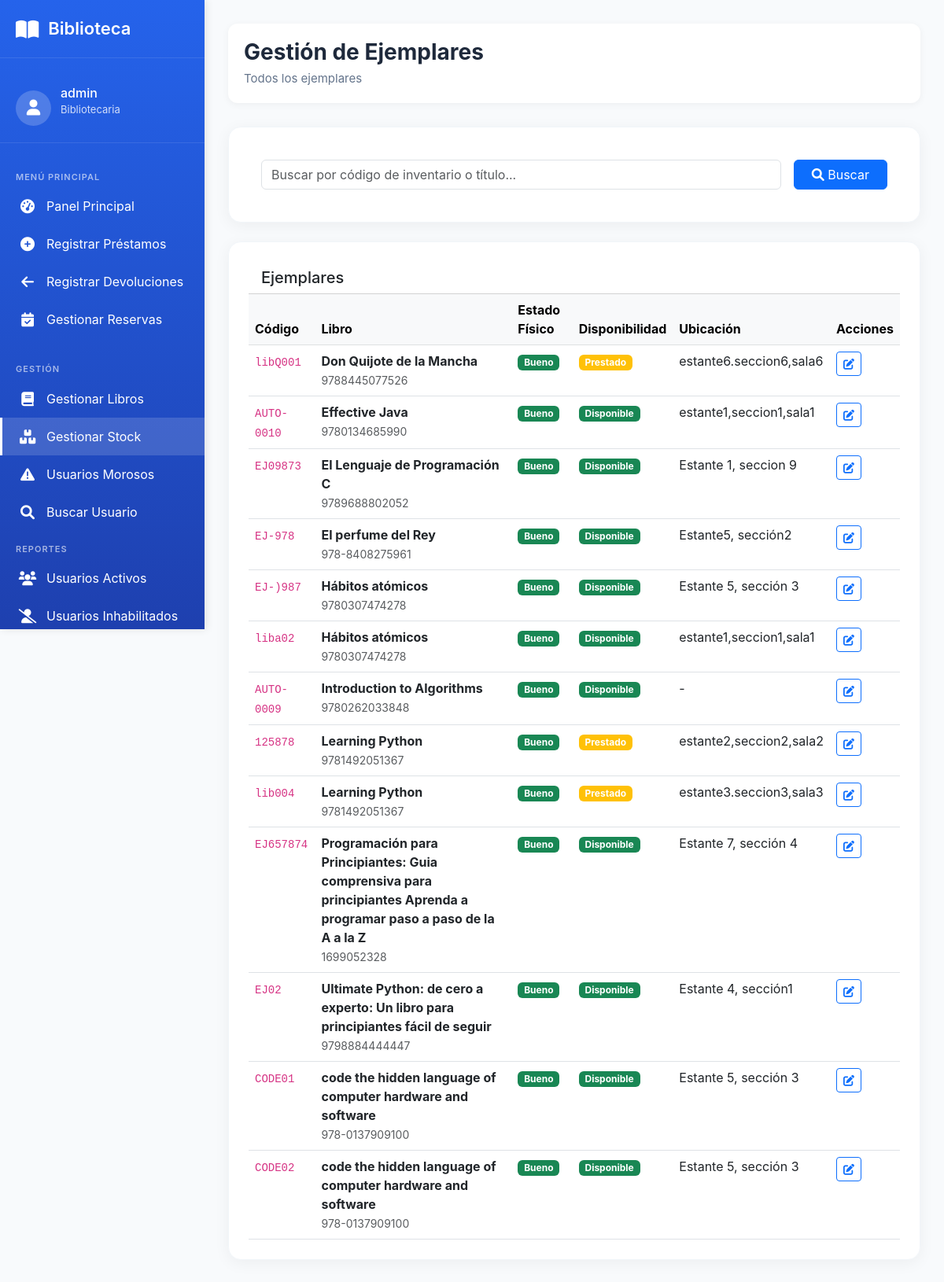
The app's page /catalogo/gestion/ejemplares/ (signed in), older data.
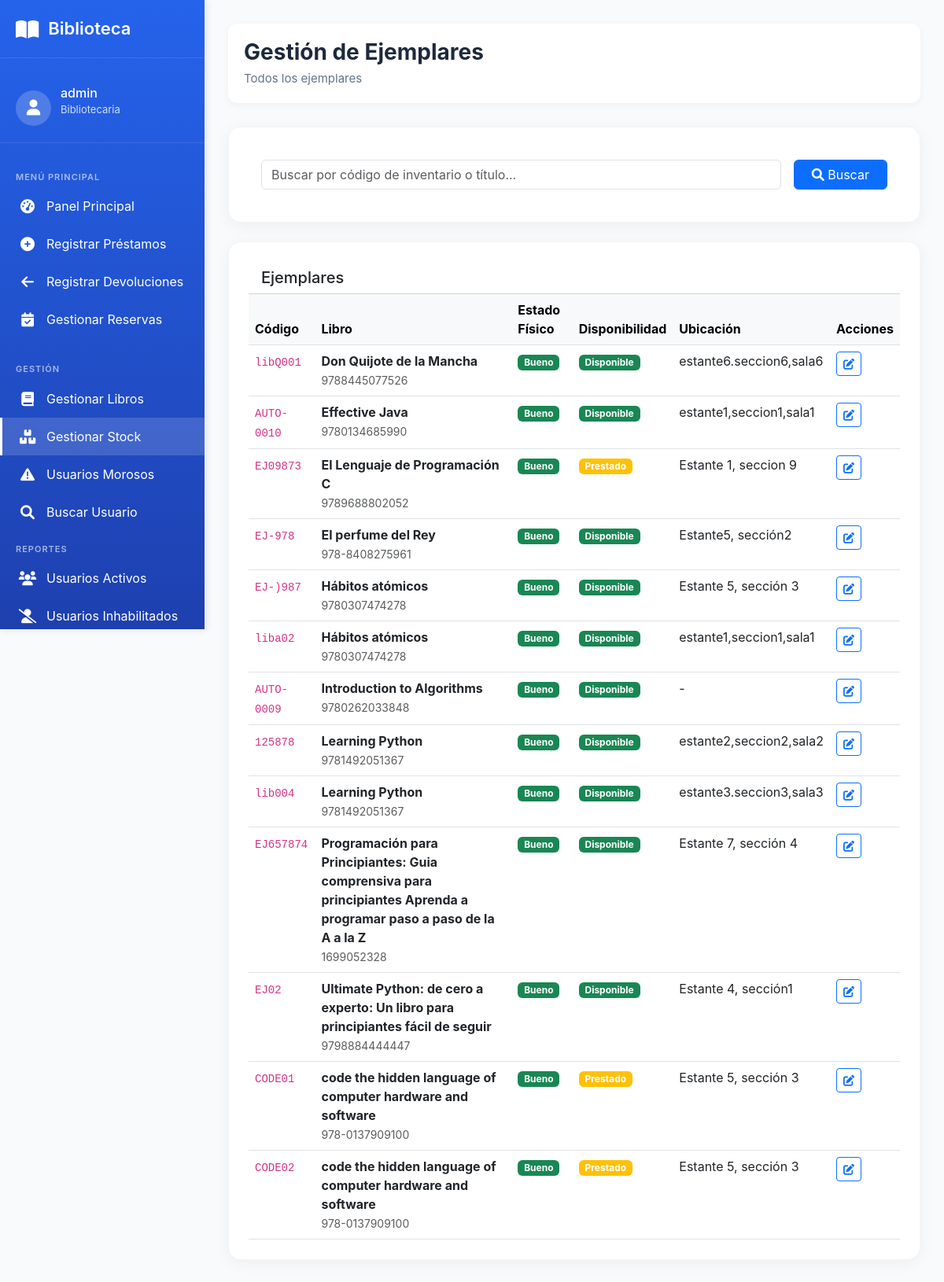
The same page, newer data.
### catalogo/models.py (models this page shows, shortened)
class Ejemplar(models.Model):
    ESTADO_FISICO_CHOICES = [
        ('BUENO', 'Bueno'),
        ('REGULAR', 'Regular'),
        ('MALO', 'Malo'),
        ('DANADO', 'Dañado'),
        ('PERDIDO', 'Perdido'),
    ]
    DISPONIBILIDAD_CHOICES = [
        ('DISPONIBLE', 'Disponible'),
        ('PRESTADO', 'Prestado'),
        ('RESERVADO', 'Reservado'),
        ('EN_REPARACION', 'En reparación'),
    ]
    libro = models.ForeignKey(
        'Libro',
        on_delete=models.PROTECT,
        related_name='ejemplares',
        verbose_name="Libro",
        db_column='isbn_libro'
    )
    codigo_inventario = models.CharField(
        max_length=50,
        unique=True,
        verbose_name="Código de inventario"
    )
    estado_fisico = models.CharField(
        max_length=20,
        choices=ESTADO_FISICO_CHOICES,
        default='BUENO',
        verbose_name="Estado físico"
    )
    disponibilidad = models.CharField(
        max_length=20,
        choices=DISPONIBILIDAD_CHOICES,
        default='DISPONIBLE',
        verbose_name="Disponibilidad"
    )
    ubicacion = models.CharField(
        max_length=100,
        blank=True,
        null=True,
        verbose_name="Ubicación física",
        help_text="Ej: Estante A3, Sección 5, Sala 2, etc."
    )
    class Meta:
        db_table = 'Ejemplar'
        verbose_name = "Ejemplar"
        verbose_name_plural = "Ejemplares"
        indexes = [
            models.Index(fields=['codigo_inventario']),
            models.Index(fields=['disponibilidad']),
        ]

class Libro(models.Model):
    activo = models.BooleanField(default=True, verbose_name="Activo")
    """Libros del catálogo"""
    isbn = models.CharField(
        max_length=20,
        unique=True,
        verbose_name="ISBN"
    )
    titulo = models.CharField(
        max_length=200,
        verbose_name="Título"
    )
    anio_publicacion = models.IntegerField(
        blank=True,
        null=True,
        verbose_name="Año de publicación"
    )
    descripcion = models.TextField(
        blank=True,
        null=True,
        verbose_name="Descripción / Sinopsis",
        help_text="Breve descripción o sinopsis del libro"
    )
    editorial = models.ForeignKey(
        Editorial,
        on_delete=models.PROTECT,
        verbose_name="Editorial"
    )
    categoria = models.ForeignKey(
        Categoria,
        on_delete=models.PROTECT,
        verbose_name="Categoría"
    )
    autores = models.ManyToManyField(
        Autor,
        through='LibroAutor',
        verbose_name="Autores"
    )
    imagen = models.ImageField(
        upload_to='libros/',
        blank=True,
        null=True,
        verbose_name="Imagen de tapa"
    )
    cantidad_total = models.IntegerField(
        default=0,
        verbose_name="Total de ejemplares"
    )
    inventario_disponible = models.IntegerField(
        default=0,
        verbose_name="Ejemplares disponibles"
    )
    class Meta:
        verbose_name = "Libro"
        verbose_name_plural = "Libros"

### catalogo/views.py (the view)
# urls.py: path('gestion/ejemplares/', views.gestionar_ejemplares, name='gestionar_ejemplares'),
@staff_member_required
def gestionar_ejemplares(request, libro_id=None):
    if libro_id:
        libro = get_object_or_404(Libro, id=libro_id)
        ejemplares = Ejemplar.objects.filter(libro=libro).order_by('codigo_inventario')
    else:
        libro = None
        ejemplares = Ejemplar.objects.all().select_related('libro').order_by('libro__titulo', 'codigo_inventario')
    search = request.GET.get('search', '')
    if search:
        ejemplares = ejemplares.filter(codigo_inventario__icontains=search) | ejemplares.filter(libro__titulo__icontains=search)
    context = {
        'libro': libro,
        'ejemplares': ejemplares,
        'search': search,
    }
    return render(request, 'bibliotecario/ejemplares_lista.html', context)

### templates/bibliotecario/ejemplares_lista.html (shortened to what this page needs)
{% extends 'base/menu_bibliotecario.html' %}
{% block main_content %}
<div class="content-header">
    <div class="page-title">
        <h1>Gestión de Ejemplares</h1>
        <p>
            {% if libro %}
            Ejemplares de: <strong>{{ libro.titulo }}</strong>
            {% else %}
            Todos los ejemplares
            {% endif %}
        </p>
    </div>
</div>
<div class="card mb-4">
    <div class="card-body">
        <form method="get" class="row g-3">
            <div class="col-md-10">
                <input type="text" name="search" class="form-control"
                       placeholder="Buscar por código de inventario o título..."
                       value="{{ search }}">
            </div>
            <div class="col-md-2">
                <button type="submit" class="btn btn-primary w-100">
                    <i class="fas fa-search"></i> Buscar
                </button>
            </div>
        </form>
    </div>
</div>
<div class="card">
    <div class="card-header bg-white">
        <h5 class="mb-0">Ejemplares</h5>
    </div>
    <div class="card-body p-0">
        <div class="table-responsive">
            <table class="table table-hover mb-0">
                <thead class="table-light">
                    <tr>
                        <th>Código</th>
                        <th>Libro</th>
                        <th>Estado Físico</th>
                        <th>Disponibilidad</th>
                        <th>Ubicación</th>
                        <th>Acciones</th>
                    </tr>
                </thead>
                <tbody>
                    {% for ejemplar in ejemplares %}
                    <tr>
                        <td><code>{{ ejemplar.codigo_inventario }}</code></td>
                        <td>
                            <strong>{{ ejemplar.libro.titulo }}</strong><br>
                            <small class="text-muted">{{ ejemplar.libro.isbn }}</small>
                        </td>
                        <td>
                            {% if ejemplar.estado_fisico == 'BUENO' %}
                                <span class="badge bg-success">Bueno</span>
                            {% elif ejemplar.estado_fisico == 'REGULAR' %}
                                <span class="badge bg-warning">Regular</span>
                            {% elif ejemplar.estado_fisico == 'MALO' %}
                                <span class="badge bg-danger">Malo</span>
                            {% elif ejemplar.estado_fisico == 'DANADO' %}
                                <span class="badge bg-dark">Dañado</span>
                            {% else %}
                                <span class="badge bg-secondary">Perdido</span>
                            {% endif %}
                        </td>
                        <td>
                            {% if ejemplar.disponibilidad == 'DISPONIBLE' %}
                                <span class="badge bg-success">Disponible</span>
                            {% elif ejemplar.disponibilidad == 'PRESTADO' %}
                                <span class="badge bg-warning">Prestado</span>
                            {% elif ejemplar.disponibilidad == 'RESERVADO' %}
                                <span class="badge bg-info">Reservado</span>
                            {% else %}
                                <span class="badge bg-secondary">En reparación</span>
                            {% endif %}
                        </td>
                        <td>{{ ejemplar.ubicacion|default:"-" }}</td>
                        <td>
                            <a href="{% url 'ejemplar_editar' ejemplar.id %}" class="btn btn-sm btn-outline-primary">
                                <i class="fas fa-edit"></i>
                            </a>
                        </td>
                    </tr>
                    {% endfor %}
                </tbody>
            </table>
        </div>
    </div>
</div>
{% endblock %}

Row changes from the older to the newer data that the page shows:
changed Ejemplar "estante6.seccion6,sala6": disponibilidad "Prestado" → "Disponible"
changed Ejemplar "Estante 1, seccion 9": disponibilidad "Disponible" → "Prestado"
changed Ejemplar "estante2,seccion2,sala2": disponibilidad "Prestado" → "Disponible"
changed Ejemplar "estante3.seccion3,sala3": disponibilidad "Prestado" → "Disponible"
changed Ejemplar "CODE01": disponibilidad "Disponible" → "Prestado"
changed Ejemplar "CODE02": disponibilidad "Disponible" → "Prestado"
